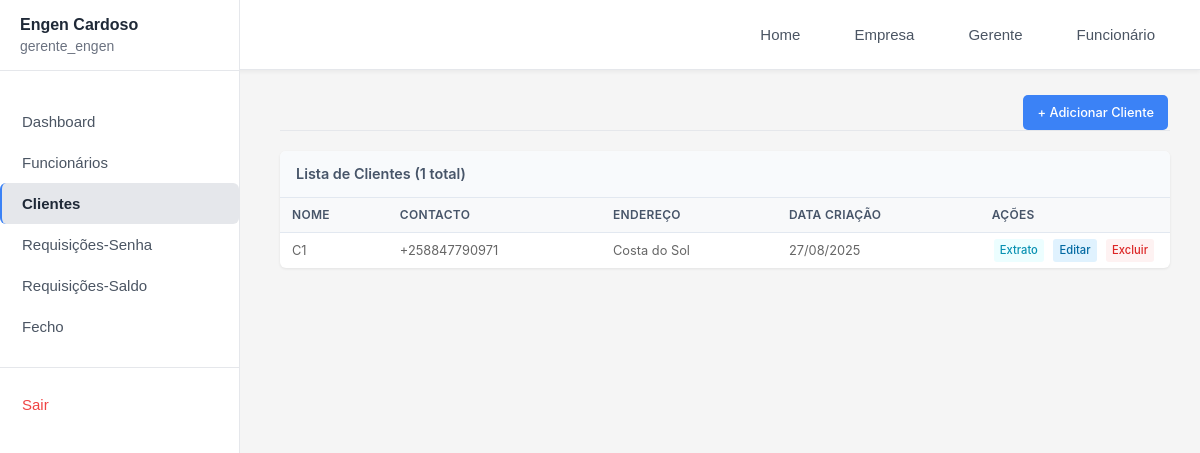
/gerente/clientes/ (signed in), run on the app's committed database.
### empresas/models.py (models this page shows, shortened)
class Empresa(models.Model):
   nome = models.CharField(max_length=200)
   status = models.BooleanField(default=True)
   gerente = models.OneToOneField(User, on_delete=models.CASCADE, related_name='empresa_gerenciada')

### gerente/models.py (models this page shows, shortened)
class Cliente(models.Model):
   empresa = models.ForeignKey(Empresa, on_delete=models.CASCADE, related_name='clientes', null=True, blank=True)
   nome = models.CharField(max_length=100)
   email = models.EmailField(blank=True, null=True)
   contacto = models.CharField(max_length=20, blank=True, null=True)
   endereco = models.TextField(blank=True, null=True)
   data_criacao = models.DateTimeField(auto_now_add=True)

### gerente/views.py (the view, shortened to what this page needs)
# urls.py: path('clientes/', views.clientes, name='clientes'),
@login_required(login_url='/gerente/login')
@user_passes_test(is_gerente, login_url='/login')
def clientes(request):
    empresa = get_empresa_usuario(request.user)
    if not empresa:
        messages.error(request, 'Empresa não encontrada.')
        return redirect('login')
    from django.db.models import Count
    clientes = Cliente.objects.filter(empresa=empresa).annotate(
        total_requisicoes=Count('requisicoes') + Count('requisicoes_saldo')
    ).order_by('-data_criacao')
    search = request.GET.get('search', '')
    context = {
        'clientes': clientes,
        'search': search,
    }
    return render(request, 'gerente/clientes.html', context)

### gerente/context_processors.py (called while the page is built)
def empresa_context(request):
    if request.user.is_authenticated:
        try:
            if hasattr(request.user, 'empresa_gerenciada'):
                return {'empresa_atual': request.user.empresa_gerenciada}
            elif hasattr(request.user, 'funcionario'):
                return {'empresa_atual': request.user.funcionario.empresa}
        except:
            pass
    return {'empresa_atual': None}

### gerente/views.py (called while the page is built)
def is_gerente(user):
  return user.groups.filter(name='Gerente').exists()

def get_empresa_usuario(user):
   try:
       if hasattr(user, 'empresa_gerenciada'):
           return user.empresa_gerenciada
       elif hasattr(user, 'funcionario'):
           return user.funcionario.empresa
   except:
       pass
   return None

### templates/gerente/clientes.html (shortened to what this page needs)
{% extends 'gerente/base.html' %}
{% block content %}
<div class="clientes-content">
    <div class="content-header">
        <a href="{% url 'adicionar_cliente' %}" class="btn-primary">
            + Adicionar Cliente
        </a>
    </div>
    <div class="table-container">
        <div class="table-header">
            <h3>Lista de Clientes ({{ clientes.count }} total)</h3>
        </div>
        <div class="table-wrapper">
            {% if clientes %}
            <table>
                <thead>
                    <tr>
                        <th>Nome</th>
                        <th>Contacto</th>
                        <th>Endereço</th>
                        <th>Data Criação</th>
                        <th>Ações</th>
                    </tr>
                </thead>
                <tbody>
                    {% for cliente in clientes %}
                    <tr>
                        <td>{{ cliente.nome }}</td>
                        <td>{{ cliente.contacto|default:"N/A" }}</td>
                        <td class="truncate">{{ cliente.endereco|default:"N/A" }}</td>
                        <td>{{ cliente.data_criacao|date:"d/m/Y" }}</td>
                        <td class="actions-cell">
                            <a href="{% url 'extrato_cliente' cliente.id %}"
                               class="btn-action btn-view">Extrato</a>
                            <a href="{% url 'editar_cliente' cliente.id %}"
                               class="btn-action btn-edit">Editar</a>
                            <a href="{% url 'deletar_cliente' cliente.id %}"
                               class="btn-action btn-delete"
                               onclick="return confirm('Tem certeza que deseja excluir {{ cliente.nome }}?')">Excluir</a>
                        </td>
                    </tr>
                    {% endfor %}
                </tbody>
            </table>
            {% endif %}
        </div>
    </div>
</div>
{% endblock %}

### templates/gerente/sidebar.html (shortened to what this page needs)
<div class="sidebar">
    <div class="user-section">
        <div class="empresa-name">{{ empresa_atual.nome|default:"Sistema" }}</div>
        <div class="user-info">{{ request.user.get_full_name|default:request.user.username }}</div>
    </div>
    <nav class="sidebar-nav">
        <ul class="nav-list">
            <li class="nav-item">
                <a href="{% url 'dashboard' %}"
                    class="nav-link {% if request.resolver_match.url_name == 'dashboard' %}active{% endif %}">
                    Dashboard
                </a>
            </li>
            <li class="nav-item">
                <a href="{% url 'funcionarios' %}"
                    class="nav-link {% if request.resolver_match.url_name == 'funcionarios' %}active{% endif %}">
                    Funcionários
                </a>
            </li>
            <li class="nav-item">
                <a href="{% url 'clientes' %}"
                    class="nav-link {% if request.resolver_match.url_name == 'clientes' %}active{% endif %}">
                    Clientes
                </a>
            </li>
            <li class="nav-item">
                <a href="{% url 'requisicoes' %}"
                    class="nav-link {% if request.resolver_match.url_name == 'requisicoes' %}active{% endif %}">
                    Requisições-Senha
                </a>
            </li>
            <li class="nav-item">
                <a href="{% url 'requisicoes_saldo' %}"
                    class="nav-link {% if request.resolver_match.url_name == 'requisicoes_saldo' %}active{% endif %}">
                    Requisições-Saldo
                </a>
            </li>
            <li class="nav-item">
                <a href="{% url 'fecho' %}"
                    class="nav-link {% if request.resolver_match.url_name == 'fecho' %}active{% endif %}">
                    Fecho
                </a>
            </li>
            <li class="nav-item nav-divider">
                <a href="{% url 'logout' %}" class="nav-link nav-logout">
                    Sair
                </a>
            </li>
        </ul>
    </nav>
</div>

### templates/gerente/navbar.html (style rules this page uses)
.nav-link { color: #4b5563; text-decoration: none; padding: 8px 16px; border-radius: 6px; transition: all 0.2s ease; font-size: 0.95rem; font-weight: 500; }

### templates/gerente/sidebar.html (style rules this page uses)
.sidebar { width: 240px; background-color: #ffffff; min-height: 100vh; position: fixed; top: 0; left: 0; overflow-y: auto; border-right: 1px solid #e5e7eb; display: flex; flex-direction: column; z-index: 2000; }
.user-section { padding: 16px 20px; background-color: #ffffff; border-bottom: 1px solid #e5e7eb; text-align: left; }
.empresa-name { color: #1f2937; font-size: 16px; font-weight: 600; letter-spacing: 0; margin-bottom: 4px; text-transform: capitalize; }
.user-info { color: #6b7280; font-size: 14px; font-weight: 400; opacity: 1; }
.sidebar-nav { flex-grow: 1; padding-top: 30px; }
.nav-list { list-style: none; padding: 0; margin: 0; }
.nav-item { margin: 0; }
.nav-divider { margin-top: auto; padding-top: 16px; border-top: 1px solid #e5e7eb; margin-top: 20px; }
.nav-link { display: flex; align-items: center; padding: 12px 20px; color: #4b5563; text-decoration: none; font-size: 15px; font-weight: 500; transition: background-color 0.2s, color 0.2s; border-left: 2px solid transparent; }
.nav-link.active { background-color: #e5e7eb; color: #1f2937; border-left-color: #3b82f6; font-weight: 600; }
.nav-link.active::before { content: none; }
.nav-logout { color: #ef4444; }

### data on the page
Empresa: nome "Engen Cardoso"
Cliente: nome "C1", contacto "+258847790971", endereco "Costa do Sol", data_criacao "27/08/2025"

### other printed values
{{ request.user.get_full_name|default:request.user.username }} "gerente_engen"
{{ clientes.count }} "1"
